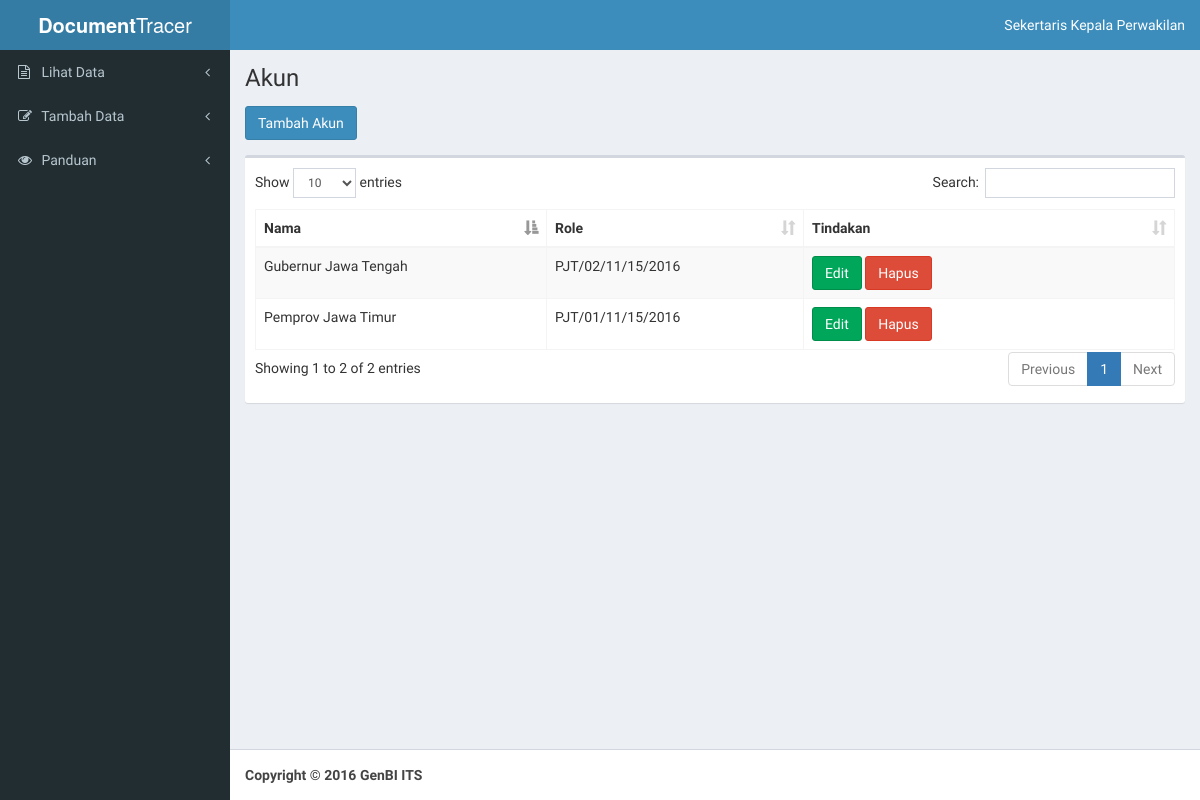
The page /index.php/akun on the database its author committed.
### tables this page shows
CREATE TABLE `dokumen_masuk` (
  `id` int(11) NOT NULL,
  `no_surat` varchar(50) NOT NULL,
  `masuk_dari` varchar(50) NOT NULL,
  `tanggal_surat` date NOT NULL,
  `perihal` varchar(150) NOT NULL,
  `tanggal_terima` date NOT NULL,
  `keluar_ekspedisi` date NOT NULL,
  `pemberi_disposisi` varchar(20) NOT NULL,
  `tindak_lanjut` tinyint(1) NOT NULL,
  `keluar_perwakilan` date NOT NULL,
  `disposisi_divisi` varchar(10) NOT NULL,
  `arahan` varchar(300) NOT NULL,
  `keluar_grup` date NOT NULL,
  `keluar_divisi` date NOT NULL,
  `pelaksana` varchar(10) NOT NULL,
  `batas` date NOT NULL,
  `referensi` varchar(50) NOT NULL,
  `tanggal_penyelesaian` date NOT NULL,
  `status` tinyint(1) NOT NULL,
  `hyperlink` varchar(70) NOT NULL
);

### application/controllers/akun.php (called while the page is built, shortened)
<?php
class Akun extends CI_Controller {
	function __construct(){
			$this->load->model('dokumen_masuk');
	}
	public function index()
	{
		$this->load->view('header');
		$this->load->view('header_content');
		$this->load->view('aside');
		$dokumen_masuk = $this->dokumen_masuk->GetDokumenMasuk();
		$this->load->view('akun', array('data' => $dokumen_masuk));
		$this->load->view('footer');
	}
}

### index.php (called while the page is built, shortened)
<?php
require_once BASEPATH.'core/CodeIgniter.php';

### application/models/dokumen_masuk.php (called while the page is built)
<?php if ( !defined('BASEPATH')) exit('No direct script access allowed');
class Dokumen_Masuk extends CI_Model {
	public function GetDokumenMasuk(){
		$data = $this->db->query('select * from dokumen_masuk');
		return $data->result_array();
	}
}

### application/views/akun.php (the view, shortened to what this page needs)
<!DOCTYPE html>
<html>
<head>
  <link rel="stylesheet" href="<?php echo base_url();?>assets/plugins/datatables/dataTables.bootstrap.css">
</head>
<body class="hold-transition skin-blue">
<div class="wrapper">
  <div class="content-wrapper">
    <section class="content-header">
      <h1>
        Akun
      </h1>
    </section>
    <section class="content-header">
      <button type="button" class="btn btn-primary" data-toggle="modal" data-target="#tambahAkun">Tambah Akun</button>
    </section>
    <section class="content">
      <div class="row">
        <div class="col-xs-12">
          <div class="box">
            <div class="box-body">
              <table id="example1" class="table table-bordered table-striped">
                <thead>
                <tr>
                  <th>Nama</th>
                  <th>Role</th>
                  <th>Tindakan</th>
                </tr>
                </thead>
                <tbody>
                <?php foreach($data as $dm){?>
                <tr>
                  <td><?php echo $dm['masuk_dari']?></td>
                  <td><?php echo $dm['no_surat']?></td>
                  <td>
                    <button type="button" class="btn btn-success" data-toggle="modal" data-target="#editAkun">Edit</button>
                    <button type="button" class="btn btn-danger" data-toggle="modal" data-target="#hapusAkun">Hapus</button>
                  </td>
                </tr>
                <?php }?>
                </tbody>
              </table>
            </div>
          </div>
        </div>
      </div>
    </section>
  </div>
</div>
</body>
</html>

### rows shown on the page
dokumen_masuk: masuk_dari "Pemprov Jawa Timur", no_surat "PJT/01/11/15/2016"
dokumen_masuk: masuk_dari "Gubernur Jawa Tengah", no_surat "PJT/02/11/15/2016"
